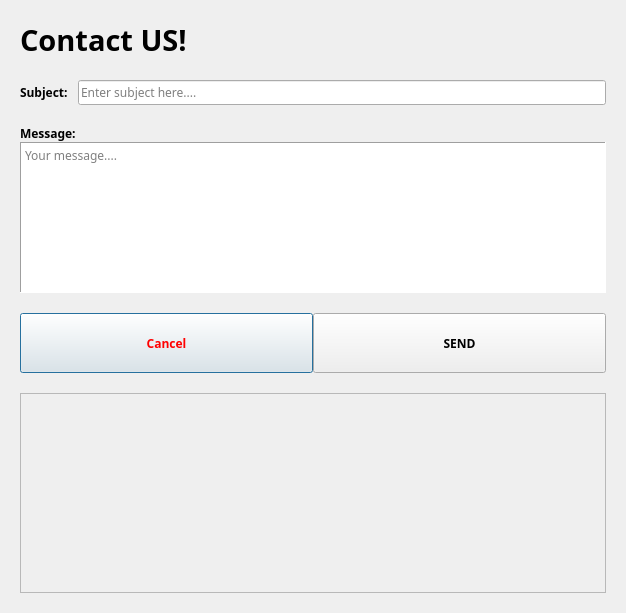
<?xml version="1.0" encoding="UTF-8"?>
<ui version="4.0">
 <class>contactform</class>
 <widget class="QDialog" name="contactform">
  <property name="geometry">
   <rect>
    <x>0</x>
    <y>0</y>
    <width>626</width>
    <height>613</height>
   </rect>
  </property>
  <property name="font">
   <font>
    <family>Century Gothic</family>
    <pointsize>9</pointsize>
   </font>
  </property>
  <property name="windowTitle">
   <string>Contact Us</string>
  </property>
  <layout class="QGridLayout" name="gridLayout_2">
   <property name="leftMargin">
    <number>20</number>
   </property>
   <property name="topMargin">
    <number>20</number>
   </property>
   <property name="rightMargin">
    <number>20</number>
   </property>
   <property name="bottomMargin">
    <number>20</number>
   </property>
   <item row="0" column="0">
    <layout class="QGridLayout" name="gridLayout">
     <property name="verticalSpacing">
      <number>20</number>
     </property>
     <item row="2" column="0">
      <layout class="QVBoxLayout" name="verticalLayout">
       <item>
        <widget class="QLabel" name="lblMessage">
         <property name="font">
          <font>
           <weight>75</weight>
           <bold>true</bold>
          </font>
         </property>
         <property name="text">
          <string>Message:</string>
         </property>
        </widget>
       </item>
       <item>
        <widget class="QPlainTextEdit" name="edtMessage">
         <property name="frameShape">
          <enum>QFrame::Panel</enum>
         </property>
         <property name="frameShadow">
          <enum>QFrame::Sunken</enum>
         </property>
         <property name="placeholderText">
          <string>Your message....</string>
         </property>
        </widget>
       </item>
      </layout>
     </item>
     <item row="3" column="0">
      <layout class="QHBoxLayout" name="horizontalLayout_2">
       <item>
        <widget class="QPushButton" name="btnCancel">
         <property name="minimumSize">
          <size>
           <width>0</width>
           <height>60</height>
          </size>
         </property>
         <property name="maximumSize">
          <size>
           <width>16777215</width>
           <height>60</height>
          </size>
         </property>
         <property name="font">
          <font>
           <weight>75</weight>
           <bold>true</bold>
          </font>
         </property>
         <property name="styleSheet">
          <string notr="true">color: rgb(255, 0, 0);</string>
         </property>
         <property name="text">
          <string>Cancel</string>
         </property>
        </widget>
       </item>
       <item>
        <widget class="QPushButton" name="btnSend">
         <property name="minimumSize">
          <size>
           <width>0</width>
           <height>60</height>
          </size>
         </property>
         <property name="maximumSize">
          <size>
           <width>16777215</width>
           <height>60</height>
          </size>
         </property>
         <property name="font">
          <font>
           <weight>75</weight>
           <bold>true</bold>
          </font>
         </property>
         <property name="text">
          <string>SEND</string>
         </property>
        </widget>
       </item>
      </layout>
     </item>
     <item row="1" column="0">
      <layout class="QHBoxLayout" name="horizontalLayout">
       <property name="spacing">
        <number>10</number>
       </property>
       <item>
        <widget class="QLabel" name="lblSubject">
         <property name="font">
          <font>
           <weight>75</weight>
           <bold>true</bold>
          </font>
         </property>
         <property name="text">
          <string>Subject:</string>
         </property>
        </widget>
       </item>
       <item>
        <widget class="QLineEdit" name="edtSubject">
         <property name="placeholderText">
          <string>Enter subject here....</string>
         </property>
        </widget>
       </item>
      </layout>
     </item>
     <item row="0" column="0">
      <widget class="QLabel" name="lblTitle">
       <property name="font">
        <font>
         <pointsize>22</pointsize>
         <weight>75</weight>
         <bold>true</bold>
        </font>
       </property>
       <property name="text">
        <string>Contact US!</string>
       </property>
      </widget>
     </item>
     <item row="4" column="0" rowspan="2">
      <widget class="QFrame" name="kbpanel">
       <property name="sizePolicy">
        <sizepolicy hsizetype="Preferred" vsizetype="Fixed">
         <horstretch>0</horstretch>
         <verstretch>0</verstretch>
        </sizepolicy>
       </property>
       <property name="minimumSize">
        <size>
         <width>0</width>
         <height>200</height>
        </size>
       </property>
       <property name="maximumSize">
        <size>
         <width>16777215</width>
         <height>200</height>
        </size>
       </property>
       <property name="frameShape">
        <enum>QFrame::StyledPanel</enum>
       </property>
       <property name="frameShadow">
        <enum>QFrame::Raised</enum>
       </property>
      </widget>
     </item>
    </layout>
   </item>
  </layout>
 </widget>
 <resources/>
 <connections/>
</ui>
